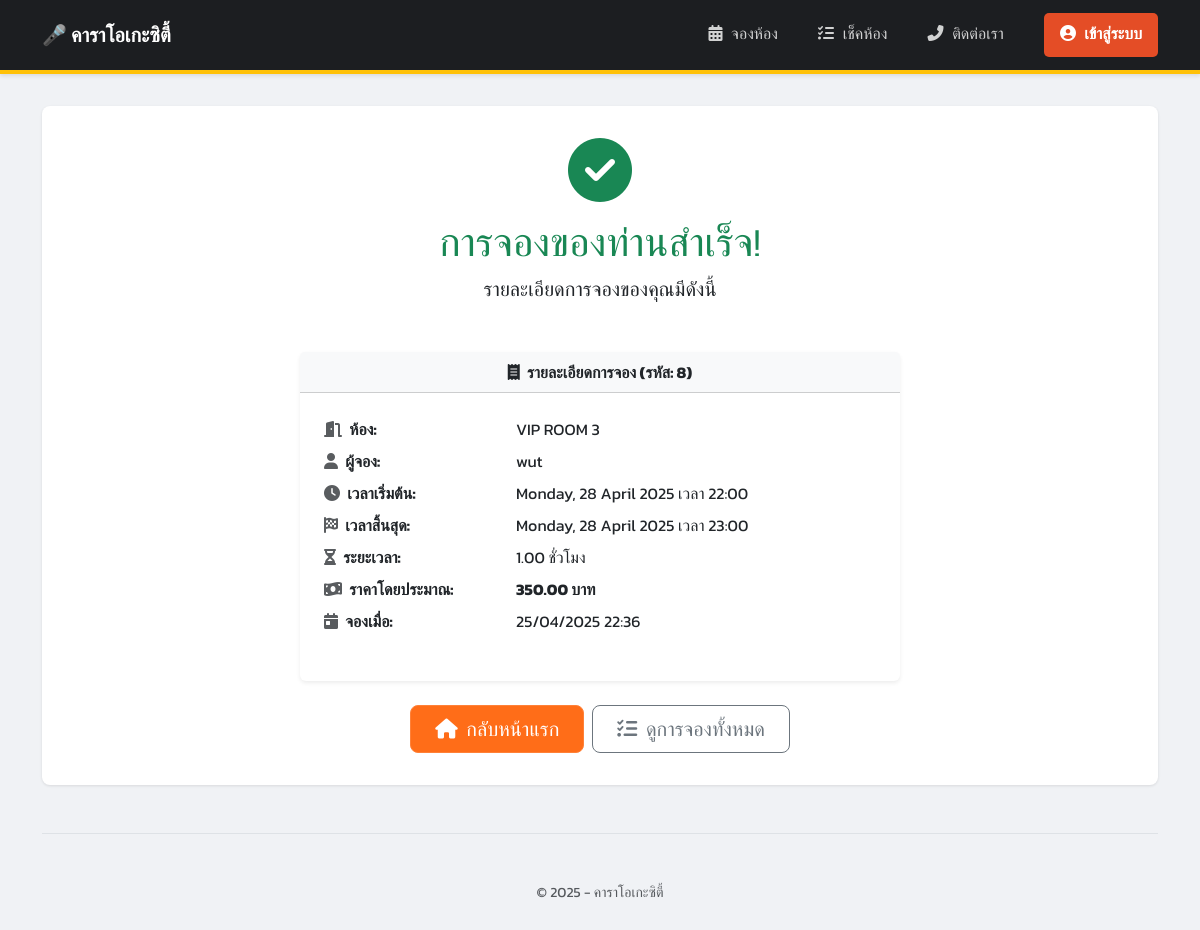
Page /booking/booking/success/8/ on the committed database.
### booking/models.py (models this page shows, shortened)
class Booking(models.Model):
    room = models.ForeignKey(Room, on_delete=models.CASCADE, related_name='bookings') # เชื่อมโยงไปยังห้อง
    user_name = models.CharField(max_length=100) # ชื่อผู้จอง (แบบง่ายก่อน)
    start_time = models.DateTimeField()          # วันเวลาเริ่มต้น
    end_time = models.DateTimeField()            # วันเวลาสิ้นสุด
    booking_time = models.DateTimeField(default=timezone.now) # วันเวลาที่ทำการจอง (ใส่ค่าอัตโนมัติ)
    @property
    def duration_hours(self):
        if self.start_time and self.end_time:
            duration = self.end_time - self.start_time
            if duration.total_seconds() > 0:
                return duration.total_seconds() / 3600
        return 0 # คืนค่า 0 ถ้าไม่มี start/end time หรือ duration ไม่เป็นบวก
    @property
    def total_price(self):
        if self.start_time and self.end_time and self.room and self.room.price_per_hour is not None:
            try:
                duration_decimal = Decimal(str(self.duration_hours))
                calculated_price = (duration_decimal * self.room.price_per_hour).quantize(Decimal('0.01'))
                return calculated_price
            except Exception as e:
                print(f"Error calculating total_price: {e}") # แสดง error ใน console (สำหรับ debug)
                return Decimal('0.00') # คืนค่า 0 เพื่อป้องกัน Error หน้าเว็บ
        return Decimal('0.00')

class Room(models.Model):
    name = models.CharField(max_length=100, unique=True) # ชื่อห้อง (ไม่ซ้ำกัน)
    capacity = models.PositiveIntegerField()             # ความจุ (จำนวนเต็มบวก)
    price_per_hour = models.DecimalField(max_digits=8, decimal_places=2) # ราคาต่อชั่วโมง

### booking/views.py (the view)
# urls.py: path('booking/success/<int:booking_id>/', views.booking_success, name='booking_success'), # หน้าจองสำเร็จ
def booking_success(request, booking_id):
    booking = get_object_or_404(Booking, pk=booking_id)
    context = {'booking': booking}
    return render(request, 'booking/booking_success.html', context)

### booking/templates/booking/booking_success.html (shortened to what this page needs)
{% extends "booking/base.html" %}
{% block content %}
    <div class="text-center mb-5">
      <i class="fas fa-check-circle fa-4x text-success mb-3"></i>
      <h2 class="display-6 text-success">การจองของท่านสำเร็จ!</h2>
      <p class="lead">รายละเอียดการจองของคุณมีดังนี้</p>
    </div>
    <div class="card shadow-sm mb-4 mx-auto" style="max-width: 600px;">
        <div class="card-header text-center bg-light fw-bold">
            <i class="fas fa-receipt me-1"></i> รายละเอียดการจอง (รหัส: {{ booking.id }})
        </div>
        <div class="card-body p-4">
            <dl class="row">
              <dt class="col-sm-4"><i class="fas fa-door-open me-1 text-muted"></i> ห้อง:</dt>
              <dd class="col-sm-8">{{ booking.room.name }}</dd>
              <dt class="col-sm-4"><i class="fas fa-user me-1 text-muted"></i> ผู้จอง:</dt>
              <dd class="col-sm-8">{{ booking.user_name }}</dd>
              <dt class="col-sm-4"><i class="fas fa-clock me-1 text-muted"></i> เวลาเริ่มต้น:</dt>
              <dd class="col-sm-8">{{ booking.start_time|date:"l, d F Y เวลา H:i" }}</dd>
              <dt class="col-sm-4"><i class="fas fa-flag-checkered me-1 text-muted"></i> เวลาสิ้นสุด:</dt>
              <dd class="col-sm-8">{{ booking.end_time|date:"l, d F Y เวลา H:i" }}</dd>
              <dt class="col-sm-4"><i class="fas fa-hourglass-half me-1 text-muted"></i> ระยะเวลา:</dt>
              <dd class="col-sm-8">{{ booking.duration_hours|floatformat:2 }} ชั่วโมง</dd>
              <dt class="col-sm-4"><i class="fas fa-money-bill-wave me-1 text-muted"></i> ราคาโดยประมาณ:</dt>
              <dd class="col-sm-8 fw-bold">{{ booking.total_price|floatformat:2 }} บาท</dd>
              <dt class="col-sm-4 text-truncate"><i class="fas fa-calendar-day me-1 text-muted"></i> จองเมื่อ:</dt>
              <dd class="col-sm-8">{{ booking.booking_time|date:"d/m/Y H:i" }}</dd>
            </dl>
        </div>
    </div>
    <div class="text-center mt-4 d-grid gap-2 d-sm-flex justify-content-sm-center">
        <a href="{% url 'room_list' %}" class="btn btn-primary btn-lg px-4 gap-3">
            <i class="fas fa-home me-1"></i> กลับหน้าแรก
        </a>
        <a href="{% url 'all_bookings' %}" class="btn btn-outline-secondary btn-lg px-4">
             <i class="fas fa-list-check me-1"></i> ดูการจองทั้งหมด
        </a>
    </div>
{% endblock %}

### booking/templates/booking/base.html (style rules this page uses)
body { font-family: 'Kanit', sans-serif; background-color: #f0f2f5; padding-top: 0; padding-bottom: 20px; }
.card { border: none; box-shadow: 0 1px 4px rgba(0, 0, 0, 0.08); transition: transform 0.2s ease-in-out, box-shadow 0.2s ease-in-out; }
.btn-primary { background-color: #ff6d18; border-color: #ff8138; }

### rows in the picture
Booking: id "8", room.name "VIP ROOM 3", user_name "wut", start_time "Monday, 28 April 2025 เวลา 22:00", end_time "Monday, 28 April 2025 เวลา 23:00", duration_hours "1.00", total_price "350.00", booking_time "25/04/2025 22:36"
